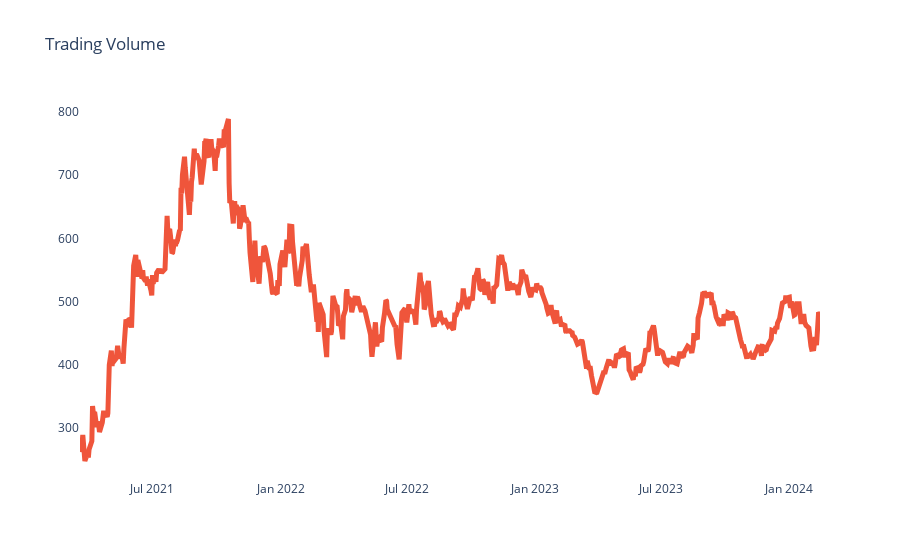

Notebook source saved alongside this figure:
### Code cell
plot_financial_data(stock_df.iloc[:,[0,4]], 'Trading Volume')

### Figure 1 — Plotly figure (JSON) as saved in the notebook; plotly's stock layout.template omitted (floating-point values rounded to 4 significant figures; data arrays with more than 128 entries replaced by an {"elided": "..."} marker saying what was removed)
{"data": [{"hovertemplate": "<extra></extra>", "legendgroup": "", "line": {"color": "#636efa", "dash": "solid", "width": 5}, "marker": {"symbol": "circle"}, "mode": "lines", "name": "", "orientation": "v", "showlegend": false, "type": "scatter", "xaxis": "x", "yaxis": "y"}, {"line": {"width": 5}, "name": "Adj Close", "type": "scatter", "x": {"elided": "720 str values"}, "y": {"elided": "720 float values"}}], "layout": {"autosize": true, "legend": {"tracegroupgap": 0}, "plot_bgcolor": "white", "title": {"text": "Trading Volume"}, "xaxis": {"anchor": "y", "autorange": true, "domain": [0, 1], "range": ["2021-03-19", "2024-02-14"], "type": "date"}, "yaxis": {"anchor": "x", "autorange": true, "domain": [0, 1], "range": [217.1, 819.1], "type": "linear"}}}
